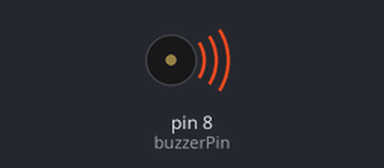
Simulated run of this sketch. Board: Arduino Uno, built with avr-gcc and run on an emulated ATmega328P. On the bench: buzzer (waves = sounding).

Above: at 0.5 s.
At 3.5 s:
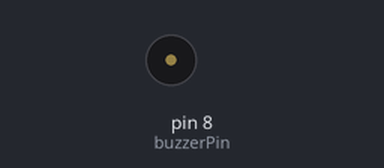
Timing chart, 0 to 5.2 s (numbered marks = the images above):
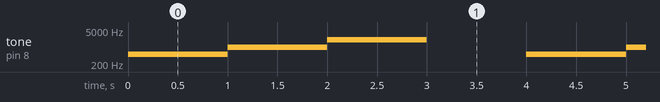

The sketch:

EPISODE_11_PassiveBuzzer3ToneGenerator.ino
```cpp
// Episode 11: Three Tone Generator

#define buzzerPin 8

void setup() {
  pinMode(buzzerPin, OUTPUT);
}

void loop() {
  tone(buzzerPin, 500);
  delay(1000);

  tone(buzzerPin, 1000);
  delay(1000);

  tone(buzzerPin, 2000);
  delay(1000);

  noTone(buzzerPin);
  delay(1000);
}
```

Measured:
- by itself, tone on pin 8 (buzzerPin): repeats every 4.0 s: 1000 Hz 1.0 s, 2000 Hz 1.0 s, silent 1.0 s, 500 Hz 1.0 s
